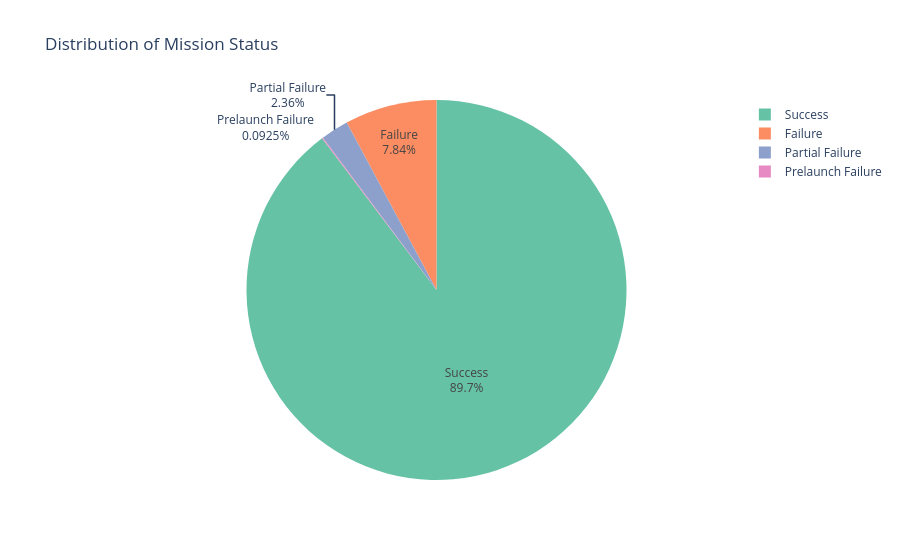

The code cell stored with this chart in its notebook:
### Markdown cell above
# Distribution of Mission Status

How many missions were successful?
How many missions failed?

### Code cell
mission_status_counts = df_data['Mission_Status'].value_counts()

fig = px.pie(
    values=mission_status_counts.values,
    names=mission_status_counts.index,
    title='Distribution of Mission Status',
    color_discrete_sequence=px.colors.qualitative.Set2
)

fig.update_traces(textinfo='percent+label')
fig.show()

### Figure 1 — Plotly figure (JSON) as saved in the notebook; plotly's stock layout.template omitted (floating-point values rounded to 4 significant figures)
{"data": [{"domain": {"x": [0, 1], "y": [0, 1]}, "hovertemplate": "label=%{label}<br>value=%{value}<extra></extra>", "labels": ["Success", "Failure", "Partial Failure", "Prelaunch Failure"], "legendgroup": "", "name": "", "showlegend": true, "textinfo": "percent+label", "type": "pie", "values": [3879, 339, 102, 4]}], "layout": {"legend": {"tracegroupgap": 0}, "piecolorway": ["rgb(102,194,165)", "rgb(252,141,98)", "rgb(141,160,203)", "rgb(231,138,195)", "rgb(166,216,84)", "rgb(255,217,47)", "rgb(229,196,148)", "rgb(179,179,179)"], "title": {"text": "Distribution of Mission Status"}}}
